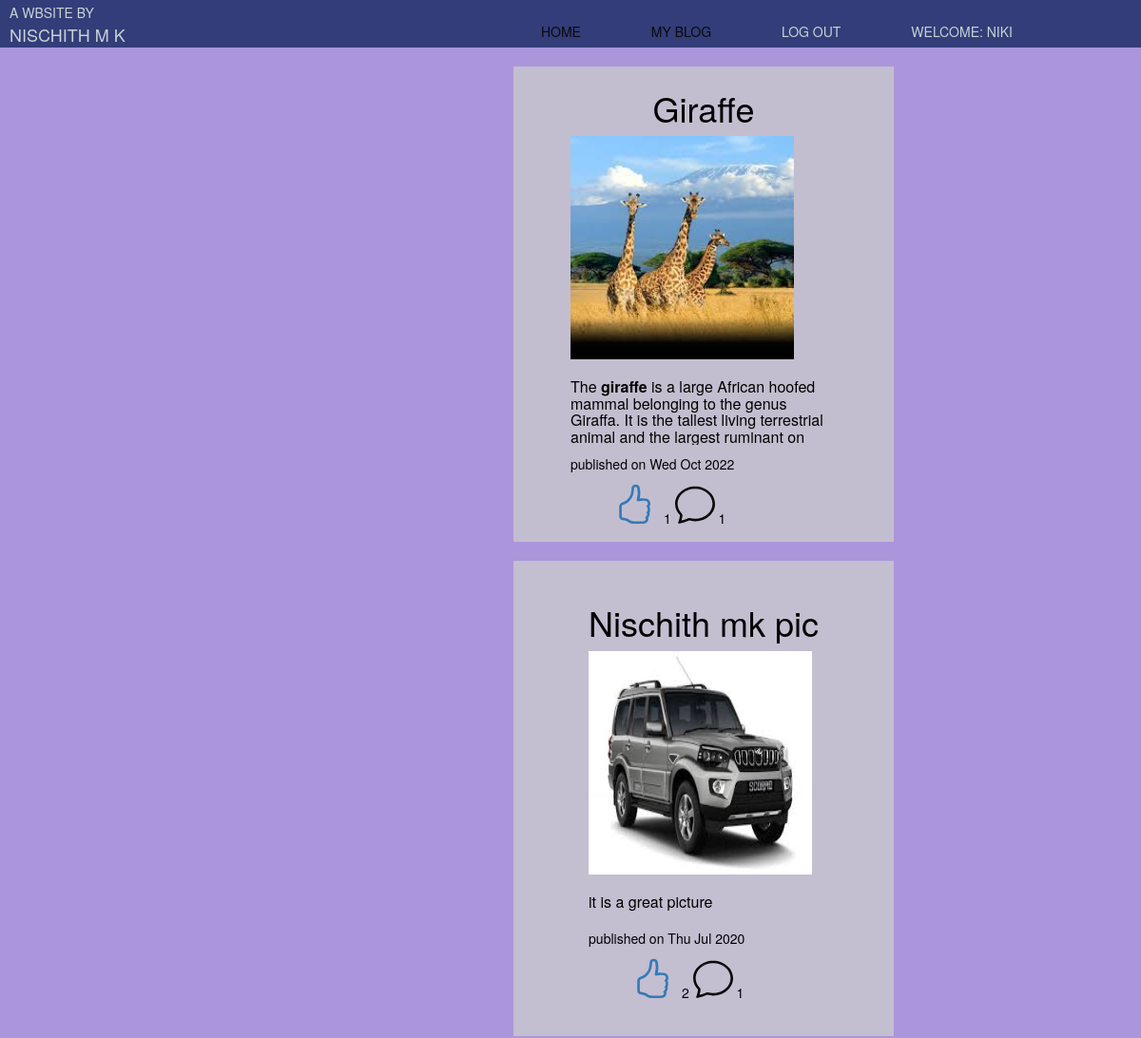
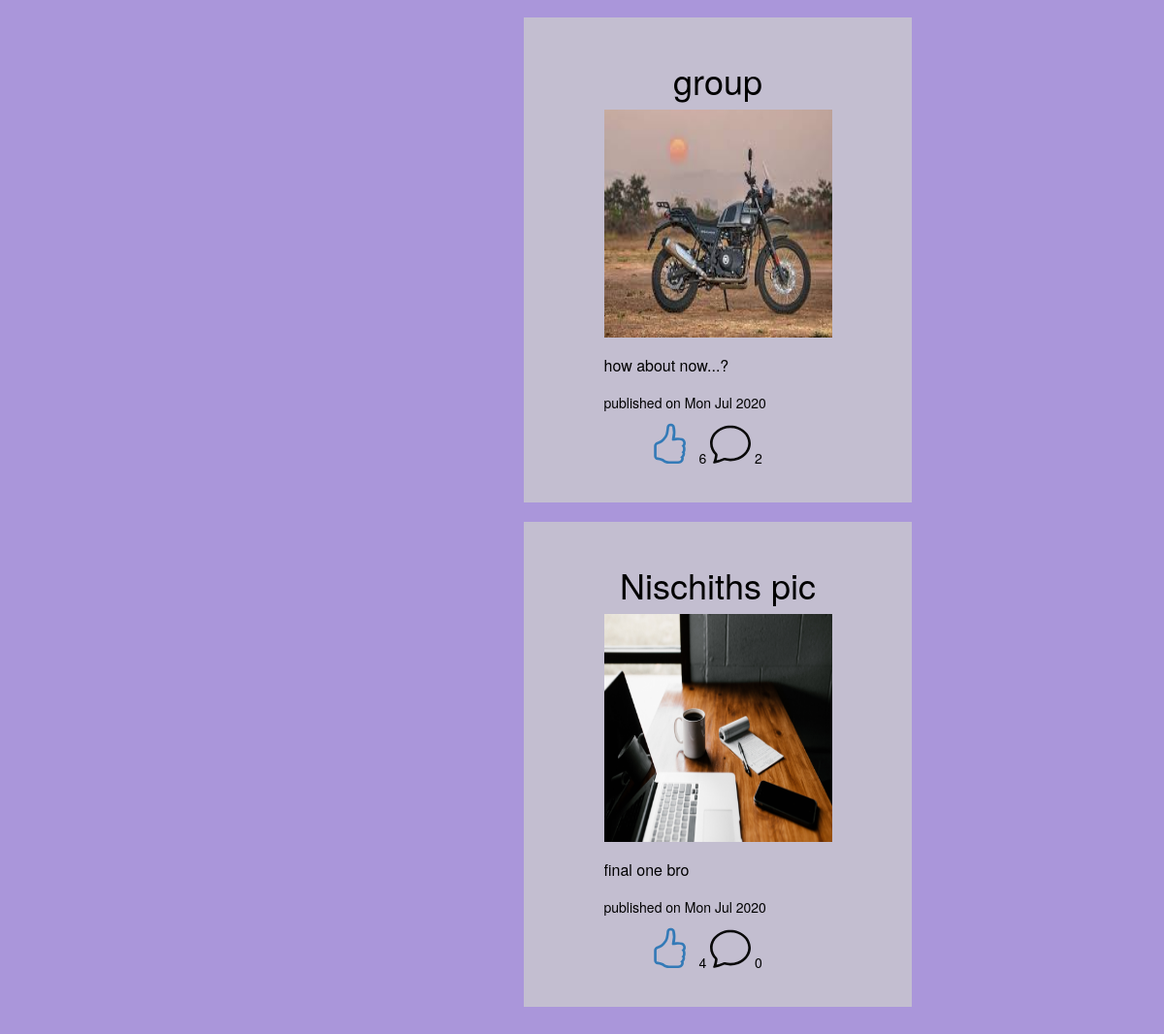
The app's page /post/list/ (signed in) with its own data (2 pictures, top to bottom).
### blog/models.py (models this page shows, shortened)
class Post(models.Model):
    author = models.ForeignKey('auth.User',on_delete=models.CASCADE)
    title = models.CharField(max_length=200)
    text = models.TextField()
    create_date = models.DateTimeField(default=timezone.now())
    published_date = models.DateTimeField(blank=True,null=True)
    photo = models.ImageField(upload_to='images/',max_length=255,blank=True,null=True)
    likes = models.ManyToManyField(User,related_name='blog_posts')
    def approve_comments(self):
        return self.comments.filter(approved_comment=True)

### blog/views.py (the view)
# urls.py: url(r'^post/list/$',views.PostListView.as_view(),name='post_list'),
class PostListView(LoginRequiredMixin,ListView):
    model =  Post
    def get_queryset(self):
        return Post.objects.filter(published_date__lte= timezone.now()).order_by('-published_date')

### blog/templates/blog/post_list.html (shortened to what this page needs)
{% extends "blog/base.html" %} {% block content %}
<div class="centerstage">
  {% for post in post_list %}
  <div class="box">
    <div class="content">
      <br />
      <div align="center">
        <h1>
          <a style="color: black" href="{% url 'post_detail' pk=post.pk %}"
            >{{post.title}}</a
          >
        </h1>
      </div>
      {% if post.photo %}
      <div class="images">
        <img
          src="{{ post.photo.url }}"
          class="post-img"
          height="235"
          width="235"
        />
      </div>
      {% endif %}
      <h3 class="post-contents">{{ post.text|safe|linebreaksbr }}</h3>
      <p>published on {{post.published_date|date:"D M Y"}}</p>
      <ul>
        <li>
          <form action="{% url 'like_post' post.pk %}" method="POST">
            <a>
              <button type="submit" name="post_id" value="{{ post.id }}">
              </button> </a
            >{{ post.likes.count }}
          </form>
        </li>
        <li>
          <a href="{% url 'post_detail' pk=post.pk %}"
            > </a
          >{{ post.approve_comments.count }}
        </li>
      </ul>
      <br />
    </div>
  </div>
  <br />
  {% endfor %}
</div>
{% endblock %}

### blog/templates/blog/base.html (shortened to what this page needs)
<!DOCTYPE html>
{% load static %}
<html lang="en">
<head>
        <link rel="stylesheet" href="https://maxcdn.bootstrapcdn.com/bootstrap/3.3.7/css/bootstrap.min.css">
        <link rel="stylesheet" href="https://maxcdn.bootstrapcdn.com/bootstrap/3.3.7/css/bootstrap-theme.min.css">
        <link rel="stylesheet" href="//cdn.jsdelivr.net/medium-editor/latest/css/medium-editor.min.css" type="text/css" media="screen" charset="utf-8">
        <link rel="stylesheet" href="{% static 'css/newblog.css' %}">
</head>
<body>
<body>
<div class="whole">
        <header>
                <div class="container">
      <nav>
        <ul>
                         <li id="des"><p>a wbsite by</p></li>
             <li id="name"><p>Nischith M k</p></li>
            <div class="dropdown">
                <li><a href="{% url 'post_list' %}">Home</a></li>
                                </div>
    {% if user.is_authenticated %}
            <div class="dropdown">
             <li><a href="{% url 'post_list' %}">My Blog</a></li>
                                </div>
        <li><a style="color: #c7d3d4;" href="{% url 'logout' %}">Log out</a></li>
        <li><a>Welcome: {{ user.username }}</a></li>
    {% else %}
    <li><a  href="{% url 'user_login' %}"><span class="glyphicon glyphicon-user"></span> login</a></li>
    {% endif%}
</ul>
       </nav>
    </div>
</header>
<div class="content container">
    <div class="row">
        <div class=" col-md-8">
            <div class="blog_posts">
                {% block content %}
                {% endblock %}
            </div>
        </div>
    </div>
</div>
</div>
</body>
</html>

### blog/static/css/newblog.css (style rules this page uses)
body { background: #b3b8c7; }
#name { position: absolute; top: 8px; left: 16px; }
.container { width: 80%; margin: 0 auto; }
header { background: #333d79ff; }
header::after { content: ""; display: table; clear: both; }
nav { float: right; }
nav ul { margin: 0; padding: 0; list-style: none; }
nav li { display: inline-block; margin-left: 70px; padding-top: 23px; position: relative; }
nav a { color: #c7d3d4ff; text-decoration: none; text-transform: uppercase; font-size: 14px; }
nav a::before { content: ""; display: block; height: 5px; background-color: #444; position: absolute; top: 0; width: 0%; transition: all ease-in-out 250ms; }
.dropdown { position: relative; display: inline-block; }
.centerstage { margin-left: 400px; margin-right: auto; }
.box { position: relative; width: 400px; height: 500px; display: flex; justify-content: center; align-items: center; flex-direction: row; background: #cfd0ccb1; }
.content { padding: 20px; color: rgb(0, 0, 0); }
a:link { color: rgb(10, 10, 10); background-color: transparent; text-decoration: none; }
button { background-color: Transparent; background-repeat: no-repeat; border: none; cursor: pointer; overflow: hidden; outline: none; }
.post-contents { max-height: 70px; max-width: 280px; overflow: auto; font-size: medium; }

### blog/templates/blog/base.html (style rules this page uses)
body { background:#AA96DA; }
#name { position: absolute; top: 1px; left: -60px; font-size: 18px; color: #C7D3D4FF; text-transform: uppercase; }
#des { position: absolute; top: -20px; left: -60px; font-size: 14px; color: #C7D3D4FF; text-transform: uppercase; }

### blog/templates/blog/post_list.html (style rules this page uses)
button { background-color: Transparent; background-repeat: no-repeat; border: none; cursor: pointer; overflow: hidden; outline: none; }
ul li { display: inline-block; }

### records on screen
Post: title "Giraffe", photo (picture), text "The giraffe is a large African hoofed mammal belonging to the genus Giraffa. It is the tallest living terrestrial animal and the largest ruminant on…", published_date "Wed Oct 2022", likes.count "1", approve_comments.count "1"
Post: title "Nischith mk pic", photo (picture), text "it is a great picture", published_date "Thu Jul 2020", likes.count "2", approve_comments.count "1"
Post: title "group", photo (picture), text "how about now...?", published_date "Mon Jul 2020", likes.count "6", approve_comments.count "2"
Post: title "Nischiths pic", photo (picture), text "final one bro", published_date "Mon Jul 2020", likes.count "4", approve_comments.count "0"

### other values on screen
{{ user.username }} "NIKI"
